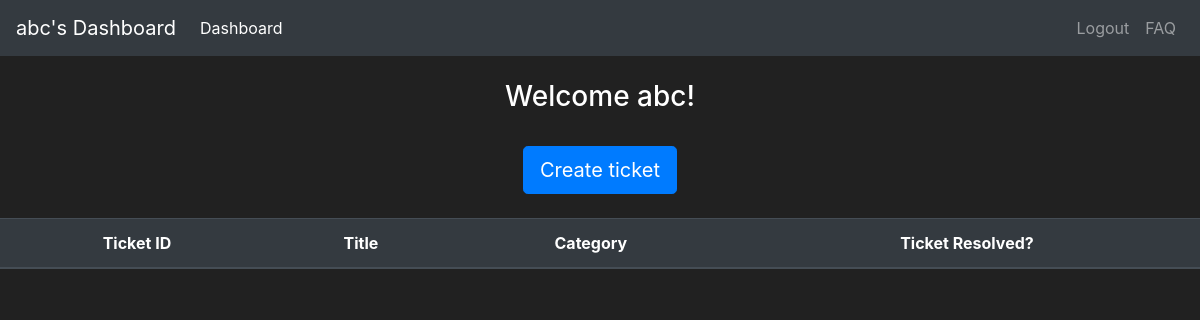
Before: /dashboard (signed in) with the older database file.
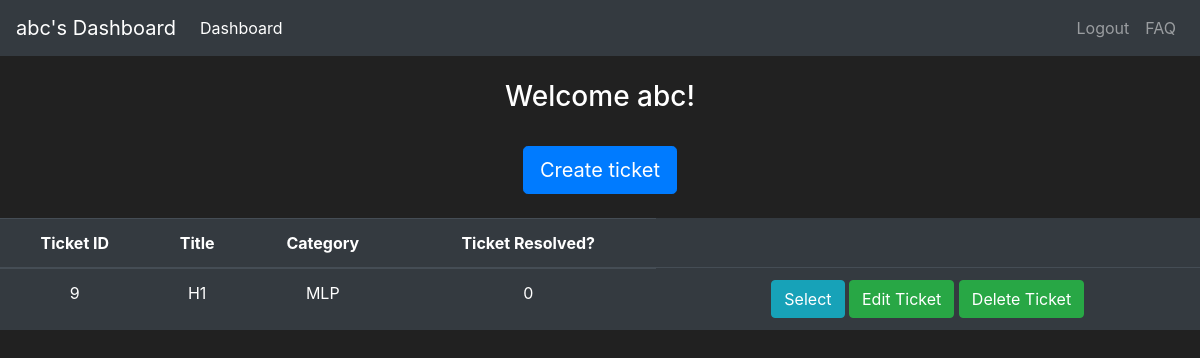
After: the same page with the newer database file.
### application/models.py (models this page shows, shortened)
class User(UserMixin, db.Model):
    __tablename__ = 'User'
    user_id = db.Column(db.Integer, autoincrement=True, primary_key=True)
    username = db.Column(db.String, nullable=False)
    password = db.Column(db.String(30), nullable=False)
    email = db.Column(db.String, nullable=False, unique=True)
    role = db.Column(db.Integer, nullable=False)
    joined_at = db.Column(db.DateTime(), default = datetime.utcnow, index = True)

class Ticket(db.Model):
    __tablename__ = 'Ticket'
    ticket_id = db.Column(db.Integer, primary_key=True, autoincrement=True)
    likes = db.Column(db.Integer, nullable=False, default=0)
    created_date = db.Column(db.DateTime(timezone=True), server_default=func.now(), nullable=False)
    is_resolved = db.Column(db.String, nullable=False)
    subject = db.Column(db.String, nullable=False)
    category = db.Column(db.String, nullable=False)
    user_id = db.Column(db.Integer, db.ForeignKey(User.user_id))

### application/controllers/app.py (the view, shortened to what this page needs)
@app.route('/dashboard', methods=['GET', 'POST'])
@login_required
def dashboard():
    form = EditTicket()
    form1 = DeleteForm()
    if current_user.role == 1:
        tickets = db.session.query(Ticket.ticket_id, Ticket.subject, Ticket.category, Ticket.is_resolved).filter_by(user_id=current_user.user_id).order_by(Ticket.created_date.desc()).all()
    elif current_user.role == 2:
        tickets = db.session.query(Ticket.ticket_id, Ticket.subject, Ticket.category, Ticket.is_resolved).filter_by(user_id=current_user.user_id).order_by(Ticket.likes.desc(), Ticket.is_resolved).all()
    else:
        tickets = db.session.query(Ticket.ticket_id, Ticket.subject, Ticket.category, Ticket.is_resolved).filter((Ticket.user_id==current_user.user_id) & (Ticket.is_resolved==1)).order_by(Ticket.likes.desc()).all()
    if request.method == "GET":
        return render_template("dashboard.html", user=current_user, items=tickets, form=form, form1=form1)

### application/controllers/auth.py (called while the page is built)
@login_manager.user_loader
def load_user(user_id):
    return User.query.get(user_id)

### templates/dashboard.html (shortened to what this page needs)
{% extends 'template.html' %}
{% block head %}
    {{user.username}}'s Dashboard
{% endblock %}
{% block body %}
<br>
<body class="text-center">
    <div class="container">
        <h3> Welcome {{user.username}}!</h3>
    </div><br>
    {% if user.role == 1 %}
        <button class="btn btn-lg btn-primary"><a style="color:white" href="{{url_for('add_ticket')}}">Create ticket</a></button>
    {% elif user.role == 2 %}
        # Select tag to choose tickets
        <button class="btn btn-lg btn-primary"><a style="color:white" href="{{url_for('mark_ticket')}}">Mark/Unmark a ticket</a></button>
    {% else %}
        # Select tag to choose resolved tickets
        <button class="btn btn-lg btn-primary"><a style="color:white" href="{{url_for('move_ticket')}}">Move ticket to FAQ</a></button>
    {% endif %}
    </div><br><br>
    <div>
              <table class="table table-hover table-dark">
        <thead>
            <tr>
                <th scope="col">Ticket ID</th>
                <th scope="col">Title</th>
                <th scope="col">Category</th>
                <th scope="col">Ticket Resolved?</th>
            </tr>
        </thead>
        <tbody>
            {% for item in items %}
                <tr>
                    <td>{{ item.ticket_id }}</td>
                    <td>{{ item.subject }}</td>
                    <td>{{ item.category }}</td>
                    <td>{{item.is_resolved}}</td>
                    <td>
                        <button class="btn btn-outline btn-info"><a style="color:white" href="/ticket/{{item.ticket_id}}">Select</a></button>
                        <button class="btn btn-outline btn-success" data-toggle="modal" data-target="#Modal-Edit-{{ item.ticket_id }}">Edit Ticket</button>
                        <button class="btn btn-outline btn-success"><a style="color:white" href="/delete/{{item.ticket_id}}">Delete Ticket</a></button>
                    </td>
                </tr>
            {% endfor %}
        </tbody>
    </table>
    </div>
</body>
{% endblock %}

### templates/template.html (shortened to what this page needs)
<!doctype html>
<html lang="en">
   <head>
      <link rel="stylesheet" href="https://cdn.jsdelivr.net/npm/bootstrap@4.5.3/dist/css/bootstrap.min.css">
   </head>
   <body>
      <nav class="navbar navbar-expand-md navbar-dark bg-dark">
      <a class="navbar-brand" href="#">
          {% block head %}
          {% endblock %}
      </a>
      <div class="collapse navbar-collapse" id="navbarNav">
          <ul class="navbar-nav mr-auto">
            <li class="nav-item active">
                <a class="nav-link" href="#">Dashboard <span class="sr-only">(current)</span></a>
            </li>
            <li class="nav-item">
                <a class="nav-link" href="#"></a>
            </li>
          </ul>
          <ul class="navbar-nav">
              <li class="nav-item">
                    <a class="nav-link" href="/logout">Logout</a>
              </li>
              <li class="nav-item">
                    <a class="nav-link" href="#">FAQ</a>
              </li>
          </ul>
      </div>
      </nav>
      {% block body %}
      {% endblock %}
   </body>
</html>

### templates/template.html (style rules this page uses)
body { background-color: #212121; color: white }

Changed rows visible on the page:
added Ticket: ticket_id "9", subject "H1", category "MLP", is_resolved "0"
